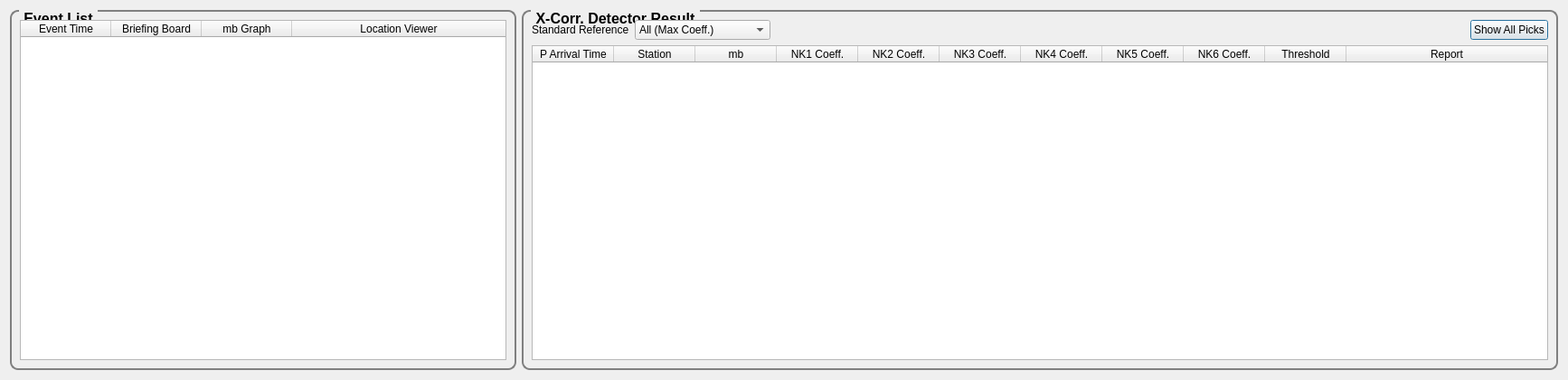
<?xml version="1.0" encoding="UTF-8"?>
<ui version="4.0">
 <class>EventList</class>
 <widget class="QDialog" name="EventList">
  <property name="geometry">
   <rect>
    <x>0</x>
    <y>0</y>
    <width>1734</width>
    <height>420</height>
   </rect>
  </property>
  <property name="windowTitle">
   <string>Event List</string>
  </property>
  <layout class="QHBoxLayout" name="horizontalLayout">
   <item>
    <widget class="QGroupBox" name="groupBox">
     <property name="minimumSize">
      <size>
       <width>560</width>
       <height>0</height>
      </size>
     </property>
     <property name="maximumSize">
      <size>
       <width>560</width>
       <height>16777215</height>
      </size>
     </property>
     <property name="font">
      <font>
       <pointsize>12</pointsize>
       <weight>75</weight>
       <bold>true</bold>
      </font>
     </property>
     <property name="styleSheet">
      <string notr="true">QGroupBox { 
	border: 2px solid gray; 
	border-radius: 9px; 
	margin-top: 0.5em
}

QGroupBox::title {
	subcontrol-origin: margin;
	left: 10px;
	padding: 0 3px 0 3px;
}</string>
     </property>
     <property name="title">
      <string>Event List</string>
     </property>
     <layout class="QHBoxLayout" name="horizontalLayout_2">
      <item>
       <widget class="QTableWidget" name="eventTable">
        <property name="dragDropOverwriteMode">
         <bool>false</bool>
        </property>
        <property name="selectionMode">
         <enum>QAbstractItemView::SingleSelection</enum>
        </property>
        <attribute name="horizontalHeaderCascadingSectionResizes">
         <bool>false</bool>
        </attribute>
        <attribute name="horizontalHeaderDefaultSectionSize">
         <number>100</number>
        </attribute>
        <attribute name="horizontalHeaderHighlightSections">
         <bool>true</bool>
        </attribute>
        <attribute name="horizontalHeaderShowSortIndicator" stdset="0">
         <bool>false</bool>
        </attribute>
        <attribute name="horizontalHeaderStretchLastSection">
         <bool>true</bool>
        </attribute>
        <column>
         <property name="text">
          <string>Event Time</string>
         </property>
        </column>
        <column>
         <property name="text">
          <string>Briefing Board</string>
         </property>
        </column>
        <column>
         <property name="text">
          <string>mb Graph</string>
         </property>
        </column>
        <column>
         <property name="text">
          <string>Location Viewer</string>
         </property>
        </column>
       </widget>
      </item>
     </layout>
    </widget>
   </item>
   <item>
    <widget class="QGroupBox" name="groupBox_2">
     <property name="sizePolicy">
      <sizepolicy hsizetype="Preferred" vsizetype="Preferred">
       <horstretch>0</horstretch>
       <verstretch>0</verstretch>
      </sizepolicy>
     </property>
     <property name="font">
      <font>
       <pointsize>12</pointsize>
       <weight>75</weight>
       <bold>true</bold>
      </font>
     </property>
     <property name="styleSheet">
      <string notr="true">QGroupBox { 
	border: 2px solid gray; 
	border-radius: 9px; 
	margin-top: 0.5em
}

QGroupBox::title {
	subcontrol-origin: margin;
	left: 10px;
	padding: 0 3px 0 3px;
}</string>
     </property>
     <property name="title">
      <string>X-Corr. Detector Result</string>
     </property>
     <layout class="QVBoxLayout" name="verticalLayout">
      <item>
       <layout class="QHBoxLayout" name="horizontalLayout_4">
        <item>
         <widget class="QLabel" name="label">
          <property name="text">
           <string>Standard Reference</string>
          </property>
         </widget>
        </item>
        <item>
         <widget class="QComboBox" name="comboBox">
          <property name="minimumSize">
           <size>
            <width>150</width>
            <height>0</height>
           </size>
          </property>
          <property name="maximumSize">
           <size>
            <width>150</width>
            <height>16777215</height>
           </size>
          </property>
          <item>
           <property name="text">
            <string>All (Max Coeff.)</string>
           </property>
          </item>
          <item>
           <property name="text">
            <string>NK1</string>
           </property>
          </item>
          <item>
           <property name="text">
            <string>NK2</string>
           </property>
          </item>
          <item>
           <property name="text">
            <string>NK3</string>
           </property>
          </item>
          <item>
           <property name="text">
            <string>NK4</string>
           </property>
          </item>
          <item>
           <property name="text">
            <string>NK5</string>
           </property>
          </item>
          <item>
           <property name="text">
            <string>NK6</string>
           </property>
          </item>
         </widget>
        </item>
        <item>
         <spacer name="horizontalSpacer">
          <property name="orientation">
           <enum>Qt::Horizontal</enum>
          </property>
          <property name="sizeHint" stdset="0">
           <size>
            <width>40</width>
            <height>20</height>
           </size>
          </property>
         </spacer>
        </item>
        <item>
         <widget class="QPushButton" name="showAllButton">
          <property name="text">
           <string>Show All Picks</string>
          </property>
         </widget>
        </item>
       </layout>
      </item>
      <item>
       <widget class="QTableWidget" name="pickTable">
        <property name="dragDropOverwriteMode">
         <bool>false</bool>
        </property>
        <property name="selectionMode">
         <enum>QAbstractItemView::SingleSelection</enum>
        </property>
        <attribute name="horizontalHeaderDefaultSectionSize">
         <number>90</number>
        </attribute>
        <attribute name="horizontalHeaderStretchLastSection">
         <bool>true</bool>
        </attribute>
        <column>
         <property name="text">
          <string>P Arrival Time</string>
         </property>
        </column>
        <column>
         <property name="text">
          <string>Station</string>
         </property>
        </column>
        <column>
         <property name="text">
          <string>mb</string>
         </property>
        </column>
        <column>
         <property name="text">
          <string>NK1 Coeff.</string>
         </property>
        </column>
        <column>
         <property name="text">
          <string>NK2 Coeff.</string>
         </property>
        </column>
        <column>
         <property name="text">
          <string>NK3 Coeff.</string>
         </property>
        </column>
        <column>
         <property name="text">
          <string>NK4 Coeff.</string>
         </property>
        </column>
        <column>
         <property name="text">
          <string>NK5 Coeff.</string>
         </property>
        </column>
        <column>
         <property name="text">
          <string>NK6 Coeff.</string>
         </property>
        </column>
        <column>
         <property name="text">
          <string>Threshold</string>
         </property>
        </column>
        <column>
         <property name="text">
          <string>Report</string>
         </property>
        </column>
       </widget>
      </item>
     </layout>
    </widget>
   </item>
  </layout>
 </widget>
 <resources/>
 <connections/>
</ui>
